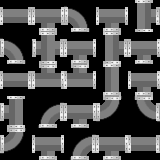

Rendered tile map (Tiled .tmx) drawn with the repository's tilesets; below, a short description and the full map source, tile grids included:
An orthogonal 5x5 tile map with 32x32 px tiles, 1 tile layer (Tile Layer 1).

<map version="1.2" tiledversion="1.3.2" orientation="orthogonal" renderorder="right-down" compressionlevel="0" width="5" height="5" tilewidth="32" tileheight="32" infinite="0" nextlayerid="3" nextobjectid="6">
 <tileset firstgid="1" source="images/pipeTileSet.tsx" />
 <layer id="1" name="Tile Layer 1" width="5" height="5">
  <properties>
   <property name="AdjacencyDirections" value="" />
  </properties>
  <data encoding="csv">
1,2,5,2,8,
5,12,2,8,2,
1,9,9,7,2,
3,4,2,10,11,
10,2,4,2,1
</data>
 </layer>
</map>